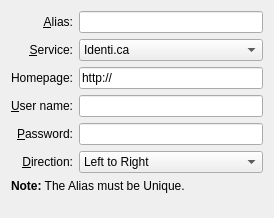
<?xml version="1.0" encoding="UTF-8"?>
<ui version="4.0">
 <class>accounts_wizard_base</class>
 <widget class="QWidget" name="accounts_wizard_base">
  <property name="geometry">
   <rect>
    <x>0</x>
    <y>0</y>
    <width>274</width>
    <height>218</height>
   </rect>
  </property>
  <layout class="QGridLayout" name="gridLayout">
   <item row="3" column="0">
    <widget class="QLabel" name="textLabel1">
     <property name="text">
      <string>&amp;User name:</string>
     </property>
     <property name="alignment">
      <set>Qt::AlignRight|Qt::AlignTrailing|Qt::AlignVCenter</set>
     </property>
     <property name="buddy">
      <cstring>kcfg_username</cstring>
     </property>
    </widget>
   </item>
   <item row="4" column="0">
    <widget class="QLabel" name="textLabel1_2">
     <property name="text">
      <string>&amp;Password:</string>
     </property>
     <property name="alignment">
      <set>Qt::AlignRight|Qt::AlignTrailing|Qt::AlignVCenter</set>
     </property>
     <property name="buddy">
      <cstring>kcfg_password</cstring>
     </property>
    </widget>
   </item>
   <item row="4" column="1">
    <widget class="KLineEdit" name="kcfg_password">
     <property name="toolTip">
      <string>The password associated to your user name for the service</string>
     </property>
     <property name="text">
      <string/>
     </property>
     <property name="passwordMode">
      <bool>true</bool>
     </property>
    </widget>
   </item>
   <item row="5" column="0">
    <widget class="QLabel" name="textLabel2_2">
     <property name="text">
      <string>&amp;Direction:</string>
     </property>
     <property name="alignment">
      <set>Qt::AlignRight|Qt::AlignTrailing|Qt::AlignVCenter</set>
     </property>
     <property name="buddy">
      <cstring>kcfg_direction</cstring>
     </property>
    </widget>
   </item>
   <item row="5" column="1">
    <widget class="KComboBox" name="kcfg_direction">
     <property name="sizePolicy">
      <sizepolicy hsizetype="MinimumExpanding" vsizetype="Maximum">
       <horstretch>0</horstretch>
       <verstretch>0</verstretch>
      </sizepolicy>
     </property>
     <item>
      <property name="text">
       <string>Left to Right</string>
      </property>
     </item>
     <item>
      <property name="text">
       <string>Right to Left</string>
      </property>
     </item>
    </widget>
   </item>
   <item row="3" column="1">
    <widget class="KLineEdit" name="kcfg_username">
     <property name="toolTip">
      <string>The name you use to connect to the service</string>
     </property>
    </widget>
   </item>
   <item row="6" column="0" colspan="2">
    <widget class="QLabel" name="label">
     <property name="sizePolicy">
      <sizepolicy hsizetype="Preferred" vsizetype="MinimumExpanding">
       <horstretch>0</horstretch>
       <verstretch>0</verstretch>
      </sizepolicy>
     </property>
     <property name="text">
      <string>&lt;!DOCTYPE HTML PUBLIC &quot;-//W3C//DTD HTML 4.0//EN&quot; &quot;http://www.w3.org/TR/REC-html40/strict.dtd&quot;&gt;
&lt;html&gt;&lt;head&gt;&lt;meta name=&quot;qrichtext&quot; content=&quot;1&quot; /&gt;&lt;style type=&quot;text/css&quot;&gt;
p, li { white-space: pre-wrap; }
&lt;/style&gt;&lt;/head&gt;&lt;body style=&quot; font-family:'DejaVu Sans'; font-size:9pt; font-weight:400; font-style:normal;&quot;&gt;
&lt;p style=&quot; margin-top:0px; margin-bottom:0px; margin-left:0px; margin-right:0px; -qt-block-indent:0; text-indent:0px;&quot;&gt;&lt;span style=&quot; font-weight:600;&quot;&gt;Note:&lt;/span&gt; The Alias must be Unique.&lt;/p&gt;&lt;/body&gt;&lt;/html&gt;</string>
     </property>
     <property name="alignment">
      <set>Qt::AlignLeading|Qt::AlignLeft|Qt::AlignTop</set>
     </property>
     <property name="wordWrap">
      <bool>true</bool>
     </property>
    </widget>
   </item>
   <item row="1" column="0">
    <widget class="QLabel" name="label_2">
     <property name="text">
      <string>&amp;Service:</string>
     </property>
     <property name="alignment">
      <set>Qt::AlignRight|Qt::AlignTrailing|Qt::AlignVCenter</set>
     </property>
     <property name="buddy">
      <cstring>kcfg_service</cstring>
     </property>
    </widget>
   </item>
   <item row="1" column="1">
    <widget class="KComboBox" name="kcfg_service">
     <property name="currentIndex">
      <number>1</number>
     </property>
     <item>
      <property name="text">
       <string>Twitter.com</string>
      </property>
     </item>
     <item>
      <property name="text">
       <string>Identi.ca</string>
      </property>
     </item>
     <item>
      <property name="text">
       <string>Custom Laconica</string>
      </property>
     </item>
    </widget>
   </item>
   <item row="0" column="1">
    <widget class="KLineEdit" name="kcfg_alias">
     <property name="toolTip">
      <string>The account alias</string>
     </property>
     <property name="whatsThis">
      <string>The alias is the name you want to give to your account. It should be unique. You can have several connections to the same service so the alias lets you give them names.</string>
     </property>
    </widget>
   </item>
   <item row="0" column="0">
    <widget class="QLabel" name="label_3">
     <property name="text">
      <string>&amp;Alias:</string>
     </property>
     <property name="alignment">
      <set>Qt::AlignRight|Qt::AlignTrailing|Qt::AlignVCenter</set>
     </property>
     <property name="buddy">
      <cstring>kcfg_alias</cstring>
     </property>
    </widget>
   </item>
   <item row="2" column="0">
    <widget class="QLabel" name="lblHomepage">
     <property name="text">
      <string>Homepage:</string>
     </property>
     <property name="alignment">
      <set>Qt::AlignRight|Qt::AlignTrailing|Qt::AlignVCenter</set>
     </property>
     <property name="buddy">
      <cstring>kcfg_homepage</cstring>
     </property>
    </widget>
   </item>
   <item row="2" column="1">
    <widget class="KLineEdit" name="kcfg_homepage">
     <property name="toolTip">
      <string>Enter your custom Laconica homepage</string>
     </property>
     <property name="text">
      <string comment="KDE::DoNotExtract">http://</string>
     </property>
     <property name="showClearButton" stdset="0">
      <bool>true</bool>
     </property>
    </widget>
   </item>
  </layout>
 </widget>
 <customwidgets>
  <customwidget>
   <class>KComboBox</class>
   <extends>QComboBox</extends>
   <header>kcombobox.h</header>
  </customwidget>
  <customwidget>
   <class>KLineEdit</class>
   <extends>QLineEdit</extends>
   <header>klineedit.h</header>
  </customwidget>
 </customwidgets>
 <tabstops>
  <tabstop>kcfg_alias</tabstop>
  <tabstop>kcfg_service</tabstop>
  <tabstop>kcfg_homepage</tabstop>
  <tabstop>kcfg_username</tabstop>
  <tabstop>kcfg_password</tabstop>
  <tabstop>kcfg_direction</tabstop>
 </tabstops>
 <resources/>
 <connections/>
</ui>
